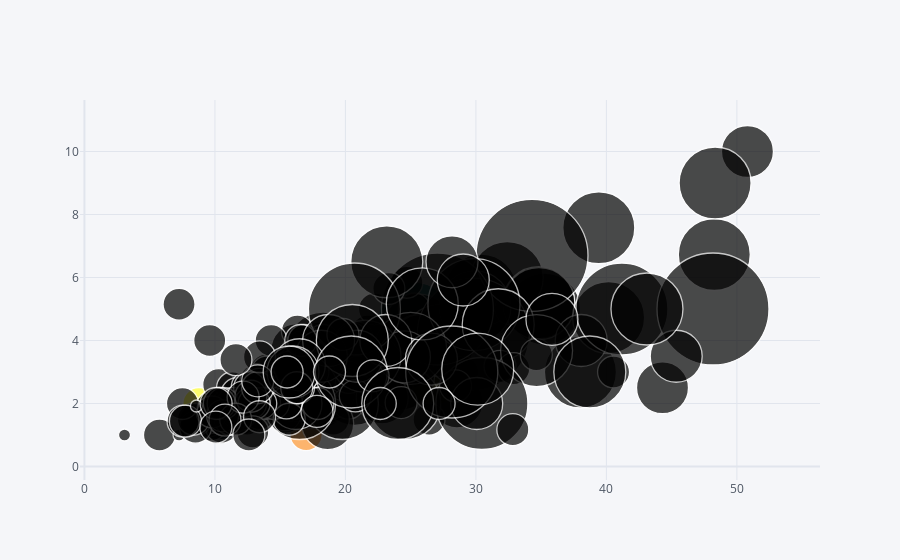

The code cell stored with this chart in its notebook:
### Code cell
tips.iplot(kind='bubble',x='total_bill',y='tip',size='size')

### Figure 1 — Plotly figure (JSON) as saved in the notebook; plotly's stock layout.template omitted (floating-point values rounded to 4 significant figures; data arrays with more than 128 entries replaced by an {"elided": "..."} marker saying what was removed)
{"data": [{"marker": {"color": ["rgb(255, 153, 51)", "rgb(55, 128, 191)", "rgb(50, 171, 96)", "rgb(128, 0, 128)", "rgb(219, 64, 82)", "rgb(0, 128, 128)", "rgb(255, 255, 51)", "rgb(128, 128, 0)", "rgb(251, 128, 114)", "rgb(128, 177, 211)"], "line": {"width": 1.3}, "size": {"elided": "244 int values"}, "symbol": "circle"}, "mode": "markers", "text": "", "type": "scatter", "x": {"elided": "244 float values"}, "y": {"elided": "244 float values"}}], "layout": {"legend": {"bgcolor": "#F5F6F9", "font": {"color": "#4D5663"}}, "paper_bgcolor": "#F5F6F9", "plot_bgcolor": "#F5F6F9", "title": {"font": {"color": "#4D5663"}}, "xaxis": {"gridcolor": "#E1E5ED", "showgrid": true, "tickfont": {"color": "#4D5663"}, "title": {"font": {"color": "#4D5663"}, "text": ""}, "zerolinecolor": "#E1E5ED"}, "yaxis": {"gridcolor": "#E1E5ED", "showgrid": true, "tickfont": {"color": "#4D5663"}, "title": {"font": {"color": "#4D5663"}, "text": ""}, "zerolinecolor": "#E1E5ED"}}}
